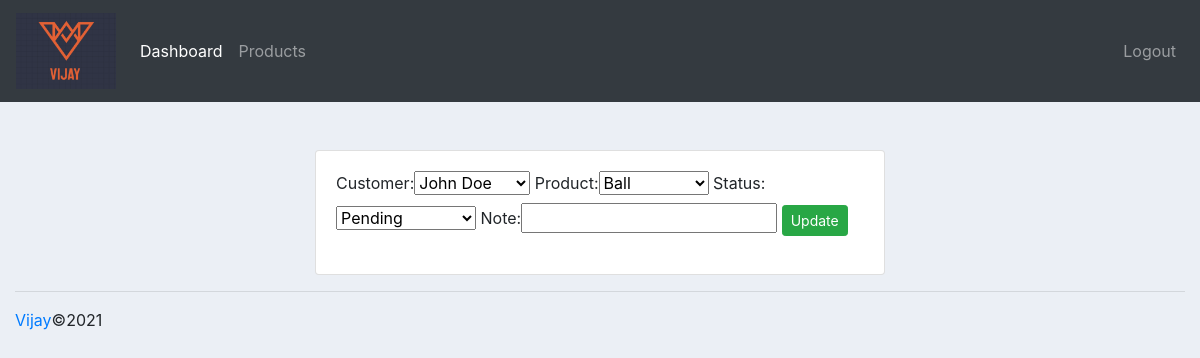
/update_order/1 (signed in), run on the app's committed database.
### accounts/models.py (models this page shows, shortened)
class Order(models.Model):
    STATUS = [
        ('Pending', 'Pending'),
        ('Out for delivery', 'Out for delivery'),
        ('Delivered', 'Delivered'),
    ]
    customer = models.ForeignKey(Customer, null=True, on_delete=models.SET_NULL)
    product = models.ForeignKey(Product, null=True, on_delete=models.SET_NULL)
    date_created = models.DateTimeField(auto_now_add=True, null=True)
    status = models.CharField(max_length=200, choices=STATUS ,null=True)
    note =  models.CharField(max_length=200,null=True)

### accounts/decorators.py (the view)
        def wrapper_func(request, *args, **kwargs):
            group = None
            if request.user.groups.exists():
                group = request.user.groups.all()[0].name
            if group in allowed_roles:
                return view_func(request, *args, **kwargs)
            else:
                return HttpResponse('You are not authourized to view this page')

### accounts/forms.py
class OrderForm(ModelForm):
    class Meta:
        model = Order
        fields = '__all__'

### accounts/models.py (called while the page is built)
    def __str__(self):
        return self.name if self.name else ''

    def __str__(self):
        return self.name

### accounts/views.py (called while the page is built)
@login_required(login_url='login')
@allowed_user(allowed_roles=['admin'])
def updateOrder(request, id):
    order = Order.objects.get(id=id)
    form = OrderForm(instance=order)
    if request.method == 'POST':
        form = OrderForm(request.POST)
        if form.is_valid():
            form.save()
            return redirect('/')
    context = {
        'form' :  form
    }
    return render(request, 'accounts/update_form.html', context)

### accounts/templates/accounts/update_form.html (shortened to what this page needs)
{% extends 'accounts/main.html' %}
{% load static %}
{% block content %}
<div class="row mt-5">
    <div class="col-md-6 offset-md-3">
        <div class="card card-body">
            <div class="form-group">
                <form method="POST">
                    {{ form }}
                    <input type="submit" value="Update" class="btn btn-sm btn-success">
                </form>
            </div>
        </div>
    </div>
</div>
{% endblock %}

### static/css/main.css (style rules this page uses)
body { background-color: #ebeff5; }

### data on the page
Order: customer "John Doe", product "Ball", status "Pending"
